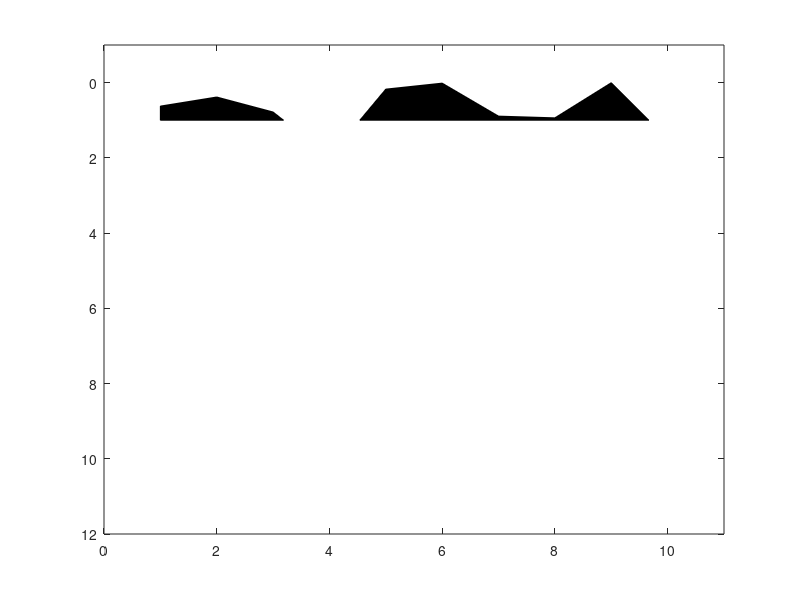

This figure's MATLAB source: (Note: this script raises an error after producing the figure.)
function wigb_my(a,scal,x,z,amx)
%WIGB: Plot seismic data using wiggles.
%
%  WIGB(a,scal,x,z,amx) 
%
%  IN  a:     seismic data (a matrix, traces are columns)
%      scale: multiple data by scal
%      x:     horizontal axis (often offset)
%      z:     vertical axis (often time)
%
%  Note
%
%    If only 'a' is enter, 'scal,x,z,amn,amx' are set automatically; 
%    otherwise, 'scal' is a scalar; 'x, z' are vectors for annotation in 
%    offset and time, amx are the amplitude range.
%
%
%  Author(s): Xingong Li (Intseis, Integrated Seismic Solutions)
%  Copyright 1998-2003 Xingong 
%  Revision: 1.2  Date: Dec/2002 
%  

 if nargin == 0, nx=10;nz=10; a = rand(nz,nx)-0.5; end;

 [nz,nx]=size(a);

 trmx= max(abs(a));
 if (nargin <= 4); amx=mean(trmx);  end;
 if (nargin <= 2); x=[1:nx]; z=[1:nz];  end;
 if (nargin <= 1); scal =1; end;

 if nx <= 1; disp(' ERR:PlotWig: nx has to be more than 1');return;end;

 % take the average as dx

	dx1 = abs(x(2:nx)-x(1:nx-1));
 	dx = median(dx1);


 dz=z(2)-z(1);
 xmx=max(max(a)); xmn=min(min(a)); 

 if scal == 0; scal=1; end;
 a = a * dx /amx; 
 a = a * scal;

 fprintf(' PlotWig: data range [%f, %f], plotted max %f \n',xmn,xmx,amx);
 
% set display range 

 x1=min(x)-2.0*dx; x2=max(x)+2.0*dx;
 z1=min(z)-dz; z2=max(z)+dz;
 
%  set(gca,'NextPlot','add','Box','on', ...
%   'XLim', [x1 x2], ...
%   'YDir','reverse', ...
%   'YLim',[z1 z2]);

 set(gca,'NextPlot','add','Box','on', ...
  'XLim', [z1 z2], ...
  'YDir','reverse', ...
  'YLim',[x1 x2]);
 

	fillcolor = [0 0 0];
	linecolor = [0 0 0];
	linewidth = 1.;

	z=z'; 	% input as row vector
	zstart=z(1);
	zend  =z(nz);

for i=1:nx,
   
  if trmx(i) ~= 0;    % skip the zero traces
	tr=a(:,i); 	% --- one scale for all section
  	s = sign(tr) ;
  	i1= find( s(1:nz-1) ~= s(2:nz) );	% zero crossing points
	npos = length(i1);


	%12/7/97 
	zadd = i1 + tr(i1) ./ (tr(i1) - tr(i1+1)); %locations with 0 amplitudes
	aadd = zeros(size(zadd));

	[zpos,vpos] = find(tr <0);
	[zz,iz] = sort([zpos; zadd]); 	% indices of zero point plus positives
	aa = [tr(zpos); aadd];
	aa = aa(iz);

	% be careful at the ends
		if tr(1)<0, 	a0=0; z0=1.00;
		else, 		a0=0; z0=zadd(1);
		end;
		if tr(nz)<0, 	a1=0; z1=nz; 
		else, 		a1=0; z1=max(zadd);
		end;
			
	zz = [z0; zz; z1; z0];
 	aa = [a0; aa; a1; a0];
		
	zzz = zstart + zz*dz -dz;

patch(zzz ,  aa+x(i),  fillcolor);
	line( 'Color',[1 1 1],'EraseMode','background',  ...
         'Xdata',[zstart zend] , 'Ydata',x(i)+[0 0]); % remove zero line

%'LineWidth',linewidth, ...
%12/7/97 'Xdata', x(i)+[0 0], 'Ydata',[z0 z1]*dz);	% remove zero line

	line( 'Color',linecolor,'EraseMode','background',  ...
	 'LineWidth',linewidth, ...
	 'Ydata', tr+x(i), 'Xdata',z);	% negatives line

   else % zeros trace
line( 'Color',linecolor,'EraseMode','background',  ...
	 'LineWidth',linewidth, ...
         'Ydata', [x(i) x(i)], 'Xdata',[zstart zend]);
   end;
end;
